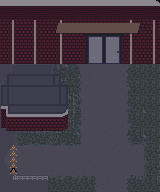

A 2D game scene composited from a Tiled map and its tileset images. What follows is a short description and the map's XML, with every tile layer's data as written:
An orthogonal 10x12 tile map with 16x16 px tiles, 1 tile layer (Tile Layer 1) and 7 objects.

<map version="1.8" tiledversion="1.8.2" orientation="orthogonal" renderorder="right-down" width="10" height="12" tilewidth="16" tileheight="16" infinite="0" nextlayerid="3" nextobjectid="8">
 <tileset firstgid="1" source="tileset.tsx" />
 <layer id="1" name="Tile Layer 1" width="10" height="12">
  <data encoding="csv">
430,431,432,433,434,435,436,437,438,439,
452,453,454,455,456,457,458,459,460,461,
474,475,476,477,478,479,480,481,482,483,
496,497,498,499,500,501,502,503,504,505,
518,519,520,521,522,523,524,525,526,527,
540,541,542,543,544,545,546,547,548,549,
562,563,564,565,566,567,568,569,570,571,
584,585,586,587,588,589,590,591,592,593,
606,607,608,609,610,611,612,613,614,615,
628,629,630,631,632,633,634,635,636,637,
650,651,652,653,654,655,656,657,658,659,
672,673,674,675,676,677,678,679,680,681
</data>
 </layer>
 <objectgroup id="2" name="border">
  <object id="1" x="128.47" y="0.863833" width="31.0605" height="143.606" />
  <object id="2" x="144.136" y="143.197" width="16.0605" height="48.6057" />
  <object id="3" x="127.803" y="176.864" width="16.3938" height="14.939" />
  <object id="4" x="0.21975" y="175.864" width="95.6438" height="15.9807" />
  <object id="5" x="-0.15525" y="0.1555" width="15.9355" height="176.814" />
  <object id="6" x="15.0152" y="0.257773" width="64.3332" height="144.03" />
  <object id="7" x="78.8334" y="0.257773" width="50.6969" height="39.1208" />
 </objectgroup>
</map>
